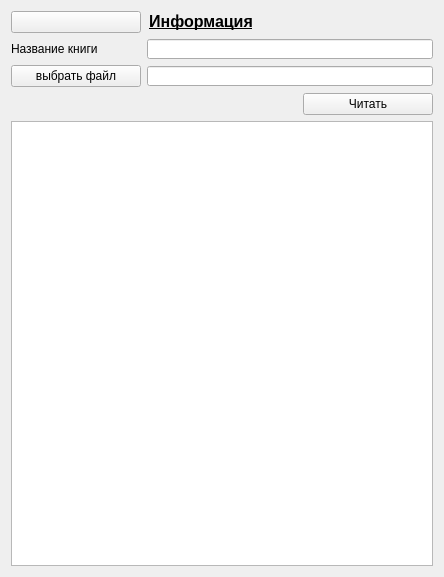
<?xml version="1.0" encoding="UTF-8"?>
<ui version="4.0">
 <class>Form</class>
 <widget class="QWidget" name="Form">
  <property name="geometry">
   <rect>
    <x>0</x>
    <y>0</y>
    <width>444</width>
    <height>577</height>
   </rect>
  </property>
  <property name="windowTitle">
   <string>Read</string>
  </property>
  <layout class="QGridLayout" name="gridLayout">
   <item row="3" column="1" colspan="2">
    <widget class="QLineEdit" name="fileedt">
     <property name="maximumSize">
      <size>
       <width>300</width>
       <height>20</height>
      </size>
     </property>
    </widget>
   </item>
   <item row="0" column="1" colspan="2">
    <widget class="QLabel" name="label_3">
     <property name="maximumSize">
      <size>
       <width>108</width>
       <height>19</height>
      </size>
     </property>
     <property name="text">
      <string>&lt;html&gt;&lt;head/&gt;&lt;body&gt;&lt;p align=&quot;center&quot;&gt;&lt;span style=&quot; font-size:12pt; font-weight:600; text-decoration: underline;&quot;&gt;Информация&lt;/span&gt;&lt;/p&gt;&lt;/body&gt;&lt;/html&gt;</string>
     </property>
    </widget>
   </item>
   <item row="2" column="1" colspan="2">
    <widget class="QLineEdit" name="titleedt">
     <property name="maximumSize">
      <size>
       <width>300</width>
       <height>20</height>
      </size>
     </property>
    </widget>
   </item>
   <item row="3" column="0">
    <widget class="QPushButton" name="openfbtn">
     <property name="maximumSize">
      <size>
       <width>130</width>
       <height>23</height>
      </size>
     </property>
     <property name="text">
      <string>выбрать файл</string>
     </property>
    </widget>
   </item>
   <item row="5" column="0" colspan="3">
    <widget class="QPlainTextEdit" name="plainTextEdit"/>
   </item>
   <item row="4" column="2">
    <widget class="QPushButton" name="readbtn">
     <property name="maximumSize">
      <size>
       <width>130</width>
       <height>23</height>
      </size>
     </property>
     <property name="whatsThis">
      <string>&lt;html&gt;&lt;head/&gt;&lt;body&gt;&lt;p&gt;&lt;span style=&quot; font-size:11pt; font-weight:600;&quot;&gt;Чиать&lt;/span&gt;&lt;/p&gt;&lt;/body&gt;&lt;/html&gt;</string>
     </property>
     <property name="text">
      <string>Читать</string>
     </property>
    </widget>
   </item>
   <item row="4" column="0" colspan="2">
    <widget class="QLabel" name="wronglbl">
     <property name="text">
      <string/>
     </property>
    </widget>
   </item>
   <item row="2" column="0">
    <widget class="QLabel" name="label">
     <property name="maximumSize">
      <size>
       <width>130</width>
       <height>16</height>
      </size>
     </property>
     <property name="text">
      <string>Название книги</string>
     </property>
    </widget>
   </item>
   <item row="0" column="0">
    <widget class="QPushButton" name="pushButton">
     <property name="text">
      <string/>
     </property>
    </widget>
   </item>
  </layout>
 </widget>
 <resources/>
 <connections/>
</ui>
